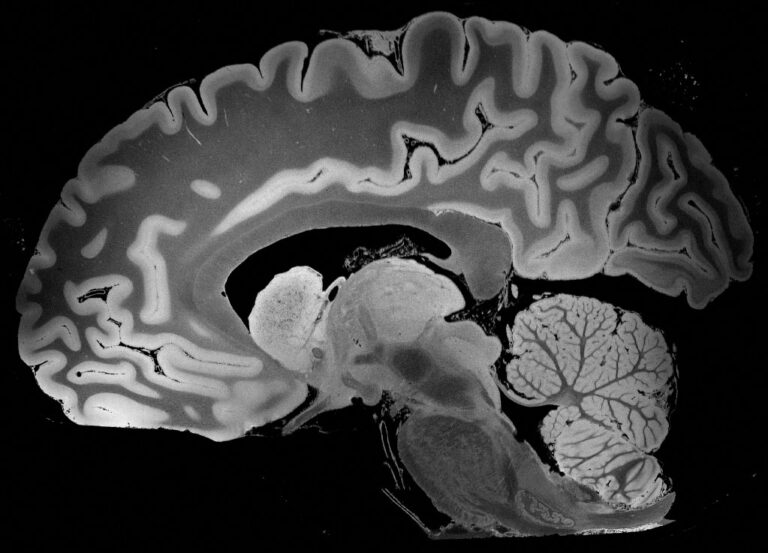
#> input picture p2.jpg, 768 x 553 px
$ python Kspace.py
#> lines starting #> are read from the running program, lines starting #| are printed output that depends on the picture
import cv2
import numpy as np
import matplotlib
from matplotlib import pyplot as plt
from numpy.fft import fftshift, ifftshift, fftn, ifftn

matplotlib.rcParams['font.size'] = 8.0
np.random.seed(19680801)

img = cv2.imread('p2.jpg', 0)
#> img is the input picture: shape (553, 768); min 0, max 246, mean 61.5
dim = range(img.ndim)

k = fftshift(fftn(ifftshift(img, axes=dim), s=None, axes=dim), axes=dim)
k /= np.sqrt(np.prod(np.take(img.shape, dim)))
k = np.real(k)
magnitude_spectrum = 20 * np.log(np.abs(k) + 1)
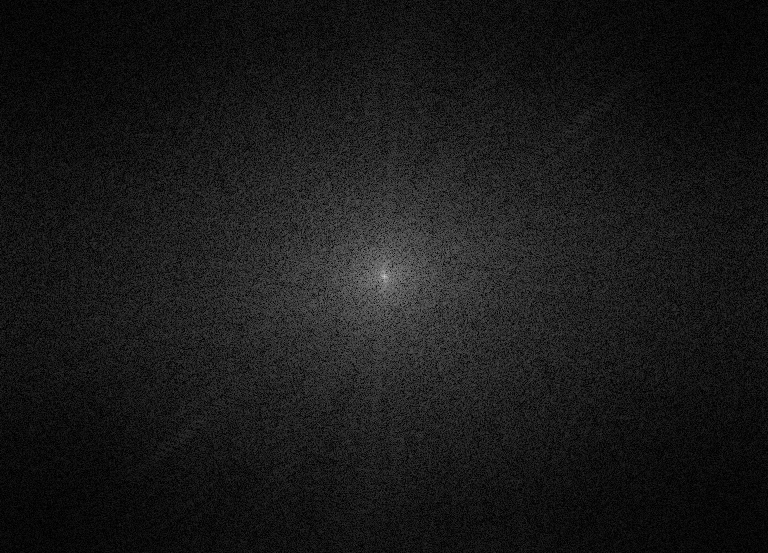
#> magnitude_spectrum: shape (553, 768) float64; min 0.000664, max 212, mean 25.7

images = []

fig, axs = plt.subplots(1, 2)

for j in range(2):
    axs[j].set_yticklabels([])
    axs[j].set_xticklabels([])

data = [img, magnitude_spectrum]

images.append(axs[0].imshow(data[0], cmap='gray'))
axs[0].set_title('Input Image')

images.append(axs[1].imshow(data[1], cmap='gray'))
axs[1].set_title('K-space')

plt.show()
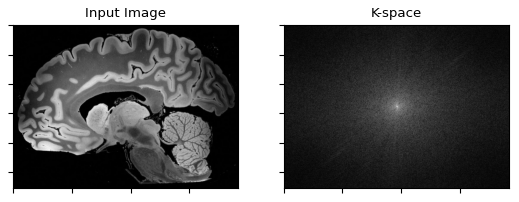
#> figure drawn by matplotlib, 2 panels
